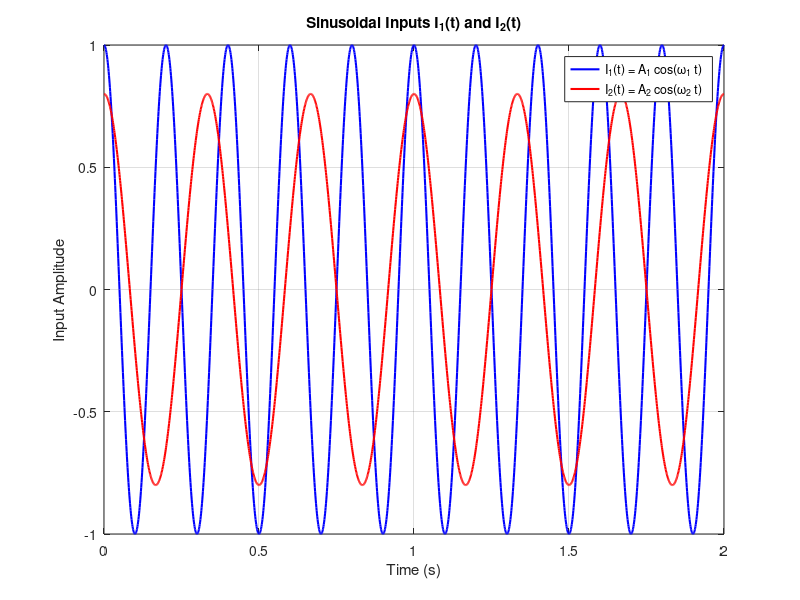

Reproduce this figure in MATLAB.
% Parameters
A1 = 1;            % Amplitude of I1
A2 = 0.8;          % Amplitude of I2
omega1 = 2 * pi * 5;  % Frequency (rad/s) for I1, e.g., 5 Hz
omega2 = 2 * pi * 3;  % Frequency (rad/s) for I2, e.g., 3 Hz

% Time vector
t = 0:0.001:2;     % Time from 0 to 2 seconds in 1ms steps

% Sinusoidal Inputs
I1 = A1 * cos(omega1 * t);
I2 = A2 * cos(omega2 * t);

% Plotting
figure;
plot(t, I1, 'b', 'LineWidth', 1.5); hold on;
plot(t, I2, 'r', 'LineWidth', 1.5);
xlabel('Time (s)');
ylabel('Input Amplitude');
title('Sinusoidal Inputs I_1(t) and I_2(t)');
legend('I_1(t) = A_1 cos(\omega_1 t)', 'I_2(t) = A_2 cos(\omega_2 t)');
grid on;
